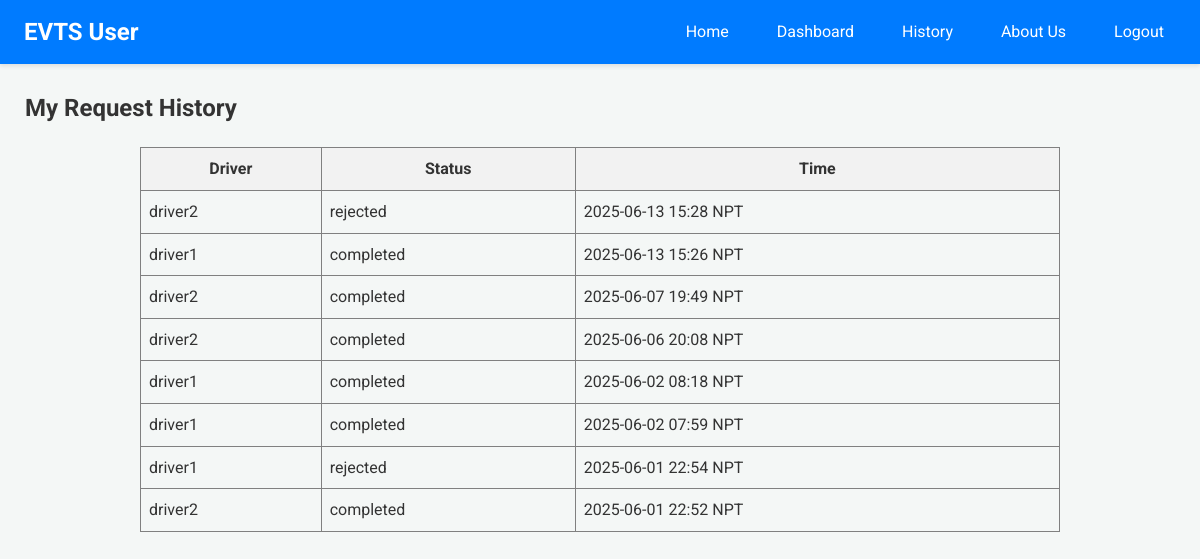
Before: /user-history (signed in) with the older database file.
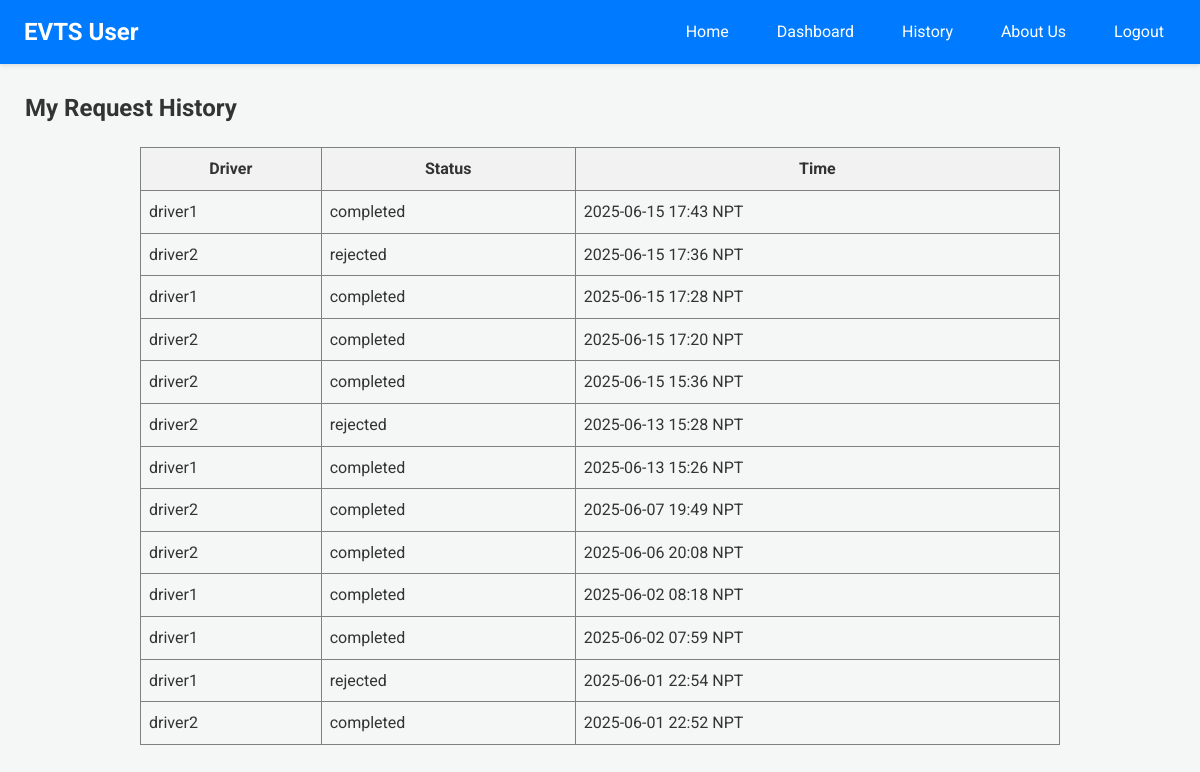
After: the same page with the newer database file.
### app.py (models this page shows)
class Driver(db.Model): # ... (as before)
    email = db.Column(db.String(120), primary_key=True)
    name = db.Column(db.String(100))
    phone = db.Column(db.String(15))
    password = db.Column(db.String(100))
    vehicle = db.Column(db.String(50))
    node = db.Column(db.String(10), nullable=False)

class RideRequest(db.Model): # ... (as before)
    __tablename__ = 'ride_request'
    id = db.Column(db.Integer, primary_key=True)
    user_email = db.Column(db.String(100), nullable=False)
    driver_email = db.Column(db.String(100), nullable=False)
    user_latitude_at_request = db.Column(db.Float, nullable=True)
    user_longitude_at_request = db.Column(db.Float, nullable=True)
    timestamp = db.Column(db.DateTime, default=lambda: datetime.now(timezone.utc))
    status = db.Column(db.String(20), default='Pending')

### app.py (the view)
@app.route('/user-history')
@login_required_user
def user_history():
    reqs_db = RideRequest.query.filter_by(user_email=session['user']).order_by(RideRequest.timestamp.desc()).all()
    s_reqs = [{'driver_name': (Driver.query.get(r.driver_email).name or r.driver_email if Driver.query.get(r.driver_email) else "N/A"),
               'status': r.status, 'timestamp': format_datetime_npt(r.timestamp)} for r in reqs_db]
    response = make_response(render_template('user_history.html', requests=s_reqs))
    return add_no_cache_to_response(response)

### app.py (called while the page is built)
def format_datetime_npt(dt_utc):
    if dt_utc is None: return "N/A"
    if dt_utc.tzinfo is None or dt_utc.tzinfo.utcoffset(dt_utc) is None:
        dt_utc = dt_utc.replace(tzinfo=timezone.utc)
    else:
        dt_utc = dt_utc.astimezone(timezone.utc)
    dt_npt = dt_utc.astimezone(NPT)
    return dt_npt.strftime('%Y-%m-%d %H:%M NPT')

def login_required_user(f): # ... (same) ...
    @wraps(f)
    def decorated_function(*args, **kwargs):
        if 'user' not in session:
            return redirect(url_for('login', next=request.url))
        return f(*args, **kwargs)
    return decorated_function

def add_no_cache_to_response(response):
    response.headers["Cache-Control"] = "no-cache, no-store, must-revalidate, public, max-age=0"
    response.headers["Pragma"] = "no-cache"
    response.headers["Expires"] = "0"
    return response

### templates/user_history.html
{% extends 'user_base.html' %}
{% block content %}
<h2>My Request History</h2>
{% if requests %}
<table border="1" cellpadding="8" cellspacing="0" style="border-collapse: collapse; width: 80%; margin: 20px auto;">
  <thead>
    <tr style="background-color: #f2f2f2;">
      <th>Driver</th>
      <th>Status</th>
      <th>Time</th>
    </tr>
  </thead>
  <tbody>
  {% for req in requests %}
  <tr>
    <td>{{ req.driver_name }}</td>
    <td>{{ req.status }}</td>
    <td>{{ req.timestamp }}</td>
  </tr>
  {% endfor %}
  </tbody>
</table>
{% else %}
<p>You have no ride request history.</p>
{% endif %}
{% endblock %}

### templates/user_base.html (shortened to what this page needs)
<!DOCTYPE html>
<html>
<head>
    <link rel="stylesheet" href="{{ url_for('static', filename='css/dashboard_styles.css') }}">
</head>
<body>
    <nav class="navbar user-navbar">
        <a href="{{ url_for('user_home') }}" class="nav-brand">EVTS User</a>
        <div class="nav-links">
            <a href="{{ url_for('user_home') }}">Home</a>
            <a href="{{ url_for('user_dashboard') }}">Dashboard</a>
            <a href="{{ url_for('user_history') }}">History</a>
            <a href="{{ url_for('user_about') }}">About Us</a>
            <a href="{{ url_for('logout') }}">Logout</a>
        </div>
    </nav>
    <div class="dashboard-content">
        {% block content %}{% endblock %}
    </div>
</body>
</html>

### static/css/dashboard_styles.css (style rules this page uses)
body { font-family: 'Roboto', 'Segoe UI', Tahoma, Geneva, Verdana, sans-serif; margin: 0; background-color: #f4f7f6; color: #333; line-height: 1.6; }
nav.navbar { padding: 0.8rem 1.5rem; color: white; box-shadow: 0 2px 4px rgba(0, 0, 0, 0.1); display: flex; justify-content: space-between; align-items: center; }
nav.navbar .nav-brand { font-size: 1.5em; font-weight: bold; color: white; text-decoration: none; }
nav.navbar .nav-links a { color: white; margin-left: 20px; text-decoration: none; padding: 8px 12px; border-radius: 4px; transition: background-color 0.2s ease-in-out; }
nav.user-navbar { background-color: #007bff; }
.dashboard-content { padding: 25px; max-width: 1200px; margin: 0 auto; }
.dashboard-content h2, .dashboard-content h3, .dashboard_content h4 { color: #333; margin-top: 0; }

Changed rows visible on the page:
added RideRequest: status "completed"
added RideRequest: status "rejected"
added RideRequest: status "completed"
added RideRequest: status "completed"
added RideRequest: status "completed"
Other visible differences:
new list line: "driver1"
new list line: "2025-06-15 17:43 NPT"
new list line: "driver2"
new list line: "2025-06-15 17:36 NPT"
new list line: "2025-06-15 17:28 NPT"
new list line: "2025-06-15 17:20 NPT"
new list line: "2025-06-15 15:36 NPT"
